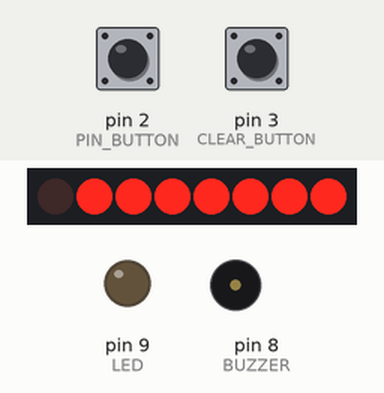
Bench run of a sketch on a simulated Arduino Uno, built with avr-gcc and run on an emulated ATmega328P. On the bench: 8 port-expander outputs drawn as a row of LEDs (first output left, lit = HIGH), output pins drawn as LEDs (lit = HIGH), buzzer (waves = sounding). Wiring (inferred from the names in the program): PCF8574 port expander at I2C address 0x3E. Wiring (inferred from the signals the program sends): row of LEDs: on Q0, Q1, Q2, Q3, Q4, Q5, Q6, Q7. Inputs (shaded band) come from the test bench; at power-on: pin 2 (PIN_BUTTON) HIGH, pin 3 (CLEAR_BUTTON) HIGH.

Above: at 3.2 s.
3.3 s: pin 2 (PIN_BUTTON) pulled LOW for 0.15 s
At 5.2 s:
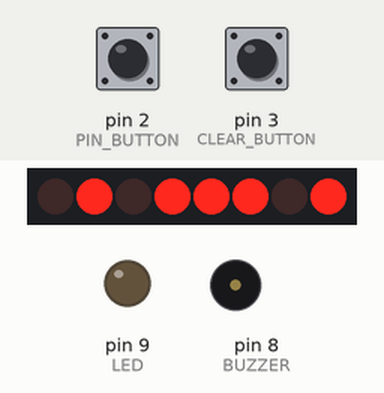
6.4 s: pin 2 (PIN_BUTTON) pulled LOW for 1 s
At 8.8 s:
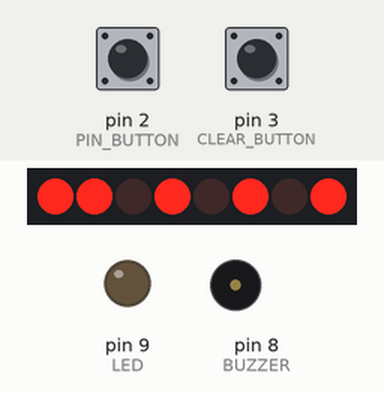
10.4 s: pin 2 (PIN_BUTTON) pulled LOW for 0.15 s
At 10.52 s:
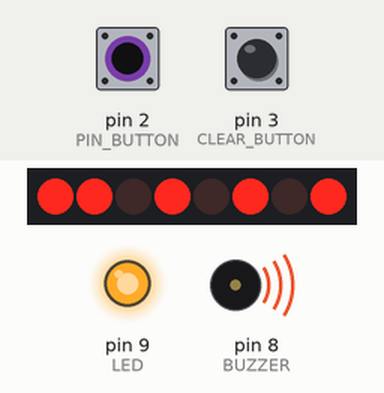
12.1 s: pin 2 (PIN_BUTTON) pulled LOW for 3.2 s
At 13.1 s:
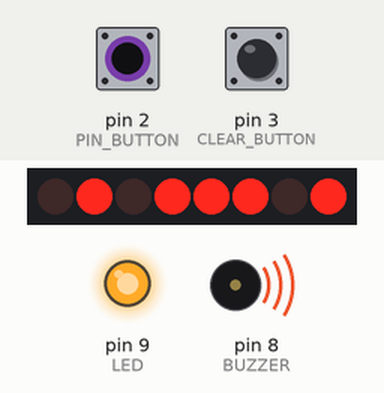
17.4 s: pin 3 (CLEAR_BUTTON) pulled LOW for 0.15 s
At 17.7 s:
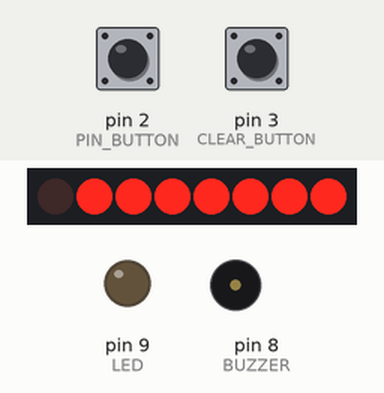
19.0 s: pin 2 (PIN_BUTTON) pulsed LOW 2 times (0.12 s each, 0.3 s apart)
At 21.0 s:
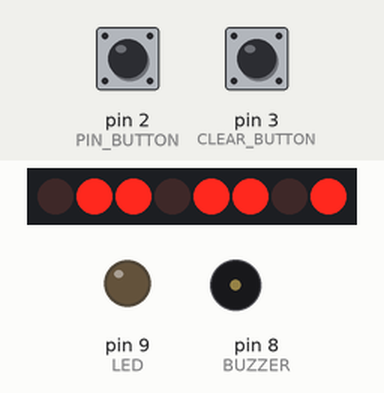
Timing chart, 0 to 23.6 s (numbered marks = the images above; inputs shaded):
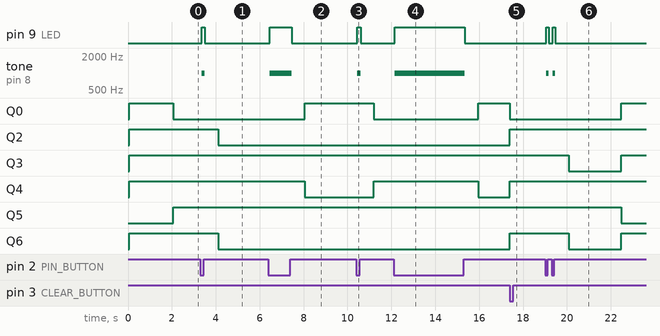

The sketch:

morseCodeTranslator.ino
```cpp
#include <Wire.h>
#include "WaveshareLCD.h"

#define PIN_BUTTON 2
#define CLEAR_BUTTON 3
#define BUZZER 8
#define LED 9

unsigned long pressTime = 0;
unsigned long releaseTime = 0;

int buttonState = HIGH;
int lastButtonState = HIGH;
int clearState = HIGH;
int lastClearState = HIGH;

String currMorse = ""; // dots (.) or dashes (-)
bool wordStarted = false;
int charCount = 0;

// can be changed
const unsigned long dotLimit = 200;
const unsigned long letterGap = 600;
const unsigned long wordGap = 3000;

// Morse Code Alphabet
const char* translateMorse(String morse){
  if (morse == ".-")   return "A";
  if (morse == "-...") return "B";
  if (morse == "-.-.") return "C";
  if (morse == "-..")  return "D";
  if (morse == ".")    return "E";
  if (morse == "..-.") return "F";
  if (morse == "--.")  return "G";
  if (morse == "....") return "H";
  if (morse == "..")   return "I";
  if (morse == ".---") return "J";
  if (morse == "-.-")  return "K";
  if (morse == ".-..") return "L";
  if (morse == "--")   return "M";
  if (morse == "-.")   return "N";
  if (morse == "---")  return "O";
  if (morse == ".--.") return "P";
  if (morse == "--.-") return "Q";
  if (morse == ".-.")  return "R";
  if (morse == "...")  return "S";
  if (morse == "-")    return "T";
  if (morse == "..-")  return "U";
  if (morse == "...-") return "V";
  if (morse == ".--")  return "W";
  if (morse == "-..-") return "X";
  if (morse == "-.--") return "Y";
  if (morse == "--..") return "Z";
  return "?";
}

void printCharacter(const char* text) {
  lcd_print(text);
  charCount++;

  if (charCount == 16)
  {
    lcd_send_cmd(0xC0); // goto 2nd row
  }
  else if (charCount >= 32)
  {
    lcd_send_cmd(0x01); // Screen is full, clear
    charCount = 0;
  }
}

void setup() {
  Wire.begin();
  lcd_init();

  pinMode(PIN_BUTTON, INPUT_PULLUP);
  pinMode(CLEAR_BUTTON, INPUT_PULLUP);
  pinMode(BUZZER, OUTPUT);
  pinMode(LED, OUTPUT);

  lcd_send_cmd(0x01);
  lcd_print("       MORSE CODE   ");
  lcd_send_cmd(0xC0);
  lcd_print("   TRANSLATOR   ");
  delay(2000);
  lcd_send_cmd(0x01);
}

void loop() {
  // 1. CLEAR_BUTTON
  clearState = digitalRead(CLEAR_BUTTON);
  if (clearState == LOW && lastClearState == HIGH) // just pressed
  {
    lcd_send_cmd(0x01);
    currMorse = "";
    wordStarted = false;
    charCount = 0;
  }
  lastClearState = clearState;

  // 2. PIN_BUTTON
  int reading = digitalRead(PIN_BUTTON);
  if (reading != lastButtonState)
  {
    delay(50); // to avoid accidental double-click
    reading = digitalRead(PIN_BUTTON);
  }
  buttonState = reading;

  // 2.1. just pressed
  if (buttonState == LOW && lastButtonState == HIGH)
  {
    pressTime = millis();
    digitalWrite(LED, HIGH);
    tone(BUZZER, 1000);
    wordStarted = true; // no space printed yet
  }

  // 2.2. just released
  if (buttonState == HIGH && lastButtonState == LOW)
  {
    releaseTime = millis();
    digitalWrite(LED, LOW);
    noTone(BUZZER);

    unsigned long duration = releaseTime - pressTime; // how long the button was held down

    if (duration < dotLimit )
    {
      currMorse += ".";
    }
    else
    {
      currMorse += "-";
    }
  }
  lastButtonState = buttonState;

  // 2.3. End of letter
  if (buttonState == HIGH && (millis() - releaseTime > letterGap))
  {
    if (currMorse != "")
    {
      printCharacter(translateMorse(currMorse));
      currMorse = ""; // clear
    }
  }

  // 2.4. end of word
  if (buttonState == HIGH && (millis() - releaseTime > wordGap))
  {
    if (wordStarted)
    {
      printCharacter(" ");
      wordStarted = false;
    }
  }
}
```

WaveshareLCD.h
```cpp
#ifndef WAVESHARE_LCD_H
#define WAVESHARE_LCD_H

#include <Arduino.h>
#include <Wire.h>

#define LCD_ADDR 0x3E  // Change to 0x27 if your screen uses 0x27

void lcd_send_cmd(byte cmd) {
  Wire.beginTransmission(LCD_ADDR);
  Wire.write(0x80);
  Wire.write(cmd);
  Wire.endTransmission();
}

void lcd_send_data(byte data) {
  Wire.beginTransmission(LCD_ADDR);
  Wire.write(0x40);
  Wire.write(data);
  Wire.endTransmission();
}

void lcd_init() {
  delay(50);
  lcd_send_cmd(0x38);
  delayMicroseconds(50);
  lcd_send_cmd(0x0C);
  delayMicroseconds(50);
  lcd_send_cmd(0x01);
  delay(2);
  lcd_send_cmd(0x06);
}

void lcd_set_cursor(byte col, byte row) {
  byte addr = (row == 0) ? col : (0x40 + col);
  lcd_send_cmd(0x80 | addr);
}

void lcd_print(const char* str) {
  while (*str) {
    lcd_send_data(*str++);
  }
}

void lcd_print(unsigned int number) {
  char buf[10];
  itoa(number, buf, 10);
  lcd_print(buf);
}

#endif
```

Measured:
- after the input at 3.3 s, pin 9 (LED): LOW → HIGH after 0.05 s, → LOW 0.15 s later; tone on pin 8 (BUZZER): silent → 1000 Hz after 0.05 s, → silent 0.15 s later; Q2, Q6: HIGH → LOW after 0.80 s
- after the input at 6.4 s, pin 9 (LED): LOW → HIGH after 0.05 s, → LOW 1.0 s later; tone on pin 8 (BUZZER): silent → 1000 Hz after 0.05 s, → silent 1.0 s later
- after the input at 10.4 s, pin 9 (LED): LOW → HIGH after 0.05 s, → LOW 0.15 s later; tone on pin 8 (BUZZER): silent → 1000 Hz after 0.05 s, → silent 0.15 s later
- after the input at 12.1 s, pin 9 (LED): LOW → HIGH after 0.05 s, → LOW 3.2 s later; tone on pin 8 (BUZZER): silent → 1000 Hz after 0.05 s, → silent 3.2 s later
- after the input at 19.0 s, pin 9 (LED): alternates HIGH for 0.12 s and LOW for 0.18 s, 4 changes in all, then stays LOW, starting after 0.05 s; tone on pin 8 (BUZZER): alternates 1000 Hz for 0.12 s and silent for 0.18 s, 4 changes in all, then stays silent, starting after 0.05 s
